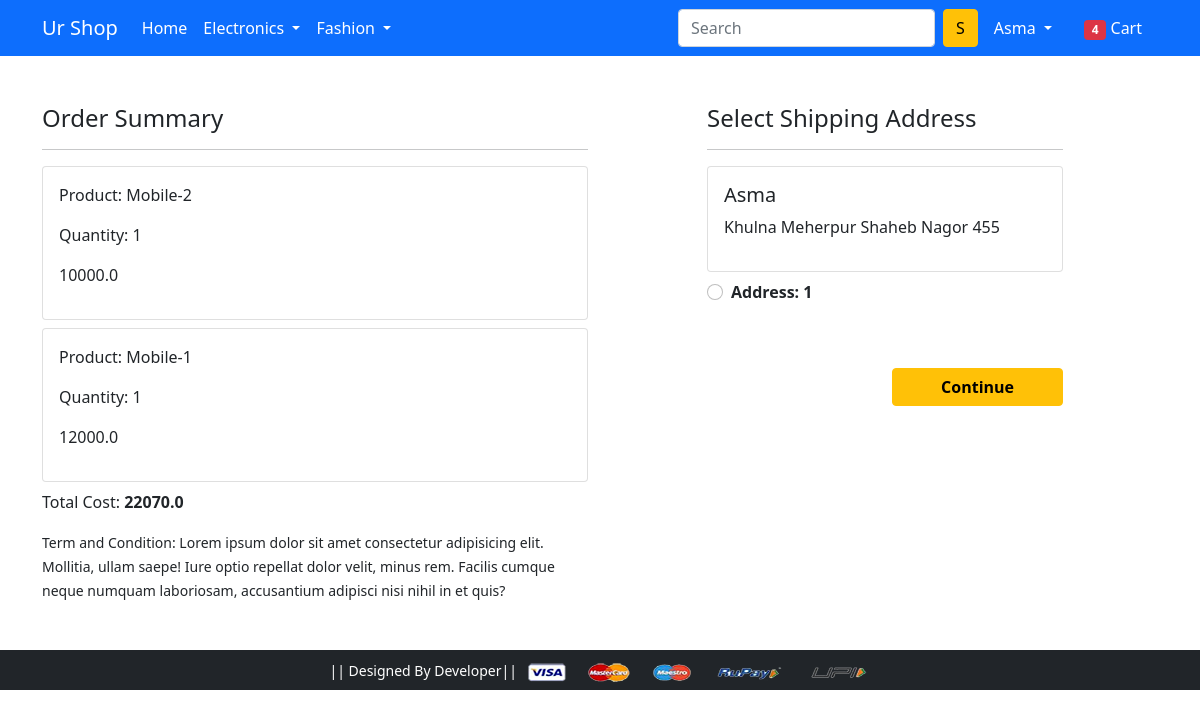
Screenshot of /checkout/ (signed in) with the database file from the repository.
### app/models.py (models this page shows, shortened)
class Cart(models.Model):
    user = models.ForeignKey(User, on_delete=models.CASCADE)
    product = models.ForeignKey(Product, on_delete=models.CASCADE)
    quantity = models.PositiveIntegerField(default=1)
    @property
    def total_cost(self):
        return self.quantity * self.product.discounted_price

class Product(models.Model):
    title = models.CharField(max_length=200)
    selling_price = models.FloatField()
    discounted_price = models.FloatField()
    description = models.TextField()
    brand = models.CharField(max_length=22)
    category = models.CharField(choices=CATEGORY_CHOICES, max_length=2)
    product_image = models.ImageField(upload_to='productimg')

class Customer (models.Model):
    user = models.ForeignKey(User, on_delete=models.CASCADE)
    name = models.CharField(max_length=200)
    locality = models.CharField(max_length=200)
    city = models.CharField(max_length=200)
    zipcode = models.IntegerField()
    state = models.CharField(choices=DIVISION_CHOICES, max_length=200)
    def __str__(self):
        return str(self.id)

### app/views.py (the view)
# urls.py: path('checkout/', views.checkout, name='checkout'),
def checkout(request):
    user = request.user
    current_customer = Customer.objects.filter(user=user)
    cart_item = Cart.objects.filter(user=user)
    print('current_customer', current_customer)
    total = total_amount(request)
    print(total)
    return render(request, 'app/checkout.html', {'customer': current_customer, 'total': total, 'cart_item': cart_item})

### app/views.py (called while the page is built)
def total_amount(request):
    user = request.user
    cart_item = Cart.objects.filter(user=user)
    cart_product = [p for p in cart_item]
    amount = 0.0
    shipping_amount = 70.0
    tot_amount = 0.0
    if cart_product:
        for p in cart_product:
            temp_amount = (p.quantity * p.product.discounted_price)
            amount += temp_amount
            tot_amount = amount + shipping_amount
    return tot_amount

### app/templates/app/checkout.html (shortened to what this page needs)
{% extends 'app/base.html' %}
{% load static %}
{% block main-content %}
<div class="container">
 <div class="row mt-5">
  <div class="col-sm-6">
    <h4>Order Summary</h4>
    <hr>
      {% for item in cart_item %}
      <div class="card mb-2">
        <div class="card-body">
          <p>Product: {{item.product.title}}</p>
          <p>Quantity: {{item.quantity}}</p>
          <p >{{item.total_cost}}</p>
        </div>
      </div>
      {% endfor %}
            <p >Total Cost: <strong class="fw-bold">{{total}}</strong>  </p>
    <small>Term and Condition: Lorem ipsum dolor sit amet consectetur adipisicing elit. Mollitia, ullam saepe! Iure optio repellat dolor velit, minus rem. Facilis cumque neque numquam laboriosam, accusantium adipisci nisi nihil in et quis?</small>
  </div>
  <div class="col-sm-4 offset-sm-1">
    <h4>Select Shipping Address</h4>
    <hr>
    <form action="/paymentdone">
        {% for ad in customer %}
      <div class="card">
        <div class="card-body">
        <h5 class="text-capitalize">{{ ad.name }}</h5>
        <p>{{ad.state}} {{ad.city}} {{ad.locality}}  {{ad.zipcode}}</p>
        </div>
      </div>
        <div class="form-check mt-2 mb-5">
          <input class="form-check-input" type="radio" name="custid" id="custadd{{forloop.counter}}" value="{{ad.id}}">
          <label class="form-check-label fw-bold"  for="custadd{{forloop.counter}}">Address: {{forloop.counter}}</label>
        </div>
        {% endfor %}
        <div class="text-end">
          <button type="submit" class="btn btn-warning mt-3 px-5 fw-bold">Continue</button>
        </div>
      </form>
    </div>
  </div>
</div>
{% endblock main-content %}

### app/templates/app/base.html (shortened to what this page needs)
<!doctype html>
{% load static %}
<html lang="en">
  <head>
    <link href="https://cdn.jsdelivr.net/npm/bootstrap@5.0.0-beta1/dist/css/bootstrap.min.css" rel="stylesheet">
    <link rel="stylesheet" href="{% static 'app/css/owl.carousel.min.css' %}">
    <link rel="stylesheet" href="{% static 'app/css/all.min.css' %}">
    <link rel="stylesheet" href="{% static 'app/css/style.css' %}">
  </head>
  <body>
    <nav class="navbar navbar-expand-lg navbar-dark bg-primary">
     <div class="container">
       <a class="navbar-brand" href="/">Ur Shop</a>
       <div class="collapse navbar-collapse" id="navbarSupportedContent">
         <ul class="navbar-nav me-auto mb-2 mb-lg-0">
           <li class="nav-item">
             <a class="nav-link active" aria-current="page" href="/">Home</a>
           </li>
           <li class="nav-item dropdown">
             <a class="nav-link dropdown-toggle text-white" href="#" id="electronicsDropdown" role="button" data-bs-toggle="dropdown" aria-expanded="false">
               Electronics
             </a>
           </li>
           <li class="nav-item dropdown">
             <a class="nav-link dropdown-toggle text-white" href="#" id="fashionDropdown" role="button" data-bs-toggle="dropdown" aria-expanded="false">
               Fashion
             </a>
           </li>
         </ul>
         <form class="d-flex">
           <input class="form-control me-2" type="search" placeholder="Search" aria-label="Search">
           <button class="btn btn-warning" type="submit">S</button>
         </form>
         <div>
          <ul class="navbar-nav me-auto mb-2 mb-lg-0">
              {% if request.user.is_authenticated %}
           <li class="nav-item dropdown mx-2">
              <a class="nav-link dropdown-toggle text-white" href="#" id="profileDropdown" role="button" data-bs-toggle="dropdown" aria-expanded="false">
                {{ request.user.username }}
              </a>
            </li>
            <li class="nav-item mx-2">
             <a href="{% url 'show_cart' %}" class="nav-link text-white"><span class="badge bg-danger">4</span> Cart </a>
            </li>
              {% endif %}
          </ul>
         </div>
       </div>
     </div>
    </nav>
    {% block main-content %} {% endblock main-content %}
    <footer class="container-fluid bg-dark text-center p-2 mt-5">
        <small class="text-white"> || Designed By  Developer|| </small>
        <img src="{% static 'app/images/payment.png' %}" alt="" srcset="" class="img-fluid" height="2px">
    </footer>
  </body>
</html>

### rows the page displays
Cart: product "Mobile-2", quantity "1", total_cost "10000.0"
Cart: product "Mobile-1", quantity "1", total_cost "12000.0"
Customer: name "Asma", state "Khulna", city "Meherpur", locality "Shaheb Nagor", zipcode "455"

### other values shown
{{ request.user.username }} "Asma"
{{ total }} "22070.0"
